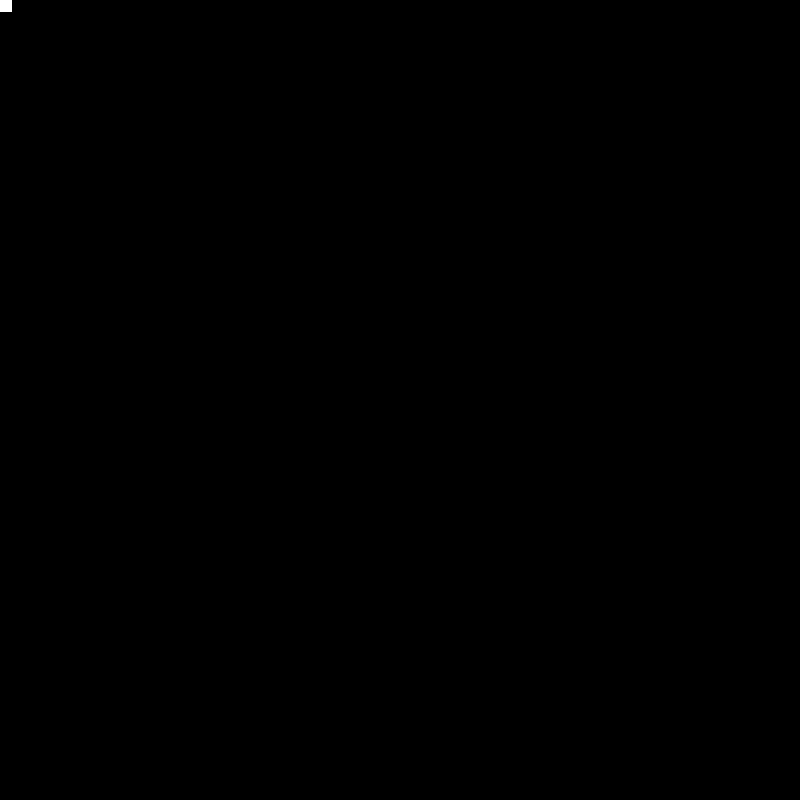
Frame 1 (no input)
Frame 60 (no input): identical to frame 1, image omitted
Frame 120 (the mouse pressed at the canvas centre since frame 60): blank canvas, image omitted

The p5.js sketch that drew this single still picture (run headless with seeded random() and noise() and a simulated clock; from frame 60 on, the mouse is pressed at the canvas centre):

// p5.js sketch
// ── sketch.js
let isRed = false;

function setup() {
    createCanvas(800, 800);
}

function draw() {

    if (isRed) {

        background(mouseY,0,0)
    } else{

        background(0,0,0);
    }

    noStroke();
    fill(255);
    rectMode(CENTER);
    square(mouseX, mouseY, 24);
}

function mousePressed(){
    isRed = !isRed
}
